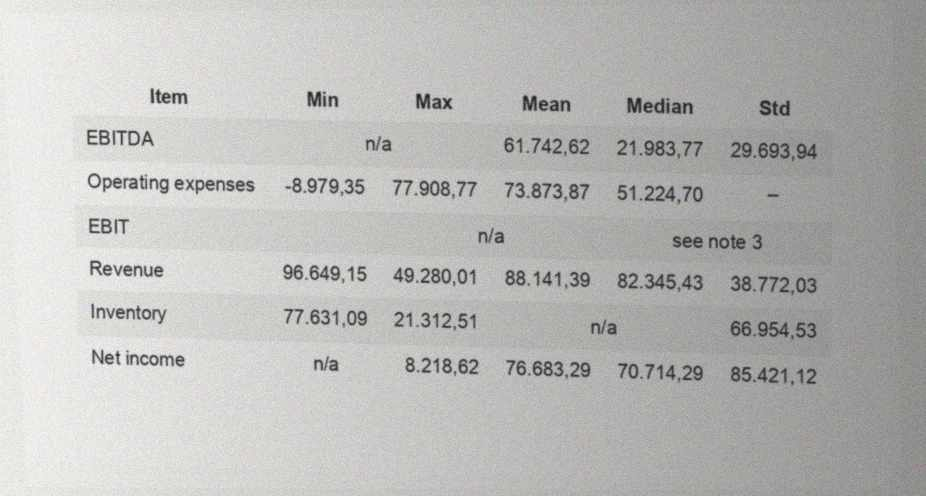
#> input picture challenge/collapsed_header_cases/val96_table_050.jpg, 926 x 496 px
$ python -i postprocess.py   (imports and definitions only)
#> lines starting #> are read from the running program, lines starting #| are printed output that depends on the picture
#> further down, picture is the input picture: PIL image 926x496 RGB; mean R, G, B 186.4, 186.8, 184.7
"""Principled post-processing passes for HTML table predictions.

All passes are general structural/format normalizations or pixel-geometry
cross-checks (no hardcoded dataset vocabulary).
"""
from __future__ import annotations

import html as htmllib
import re
from dataclasses import dataclass
from pathlib import Path

import numpy as np
from lxml import html as lxml_html
from PIL import Image, ImageFilter

_DASH_RE = re.compile(r"^[-–—―−]+$")
_PLACEHOLDER_RE = re.compile(r"^(?:[-–—―−]+|n/a|see note \d+)$", re.I)
_UNIT_RE = re.compile(r"^(.*?)\s*(%|€|kg|ms)$")
_STRICT_NUM_RE = re.compile(r"^\(?-?\d+(?:[., ]\d+)*\)?(?:\s*(?:%|€|kg|ms))?$")

_INT_SPACE_RE = re.compile(r"^\d{1,3}(?: \d{3})+$")
_INT_COMMA_RE = re.compile(r"^\d{1,3}(?:,\d{3})+$")
_DE_DEC_RE = re.compile(r"^(?:\d{1,3}(?:\.\d{3})+|\d{1,3}),\d{2}$")
_EN_DEC_RE = re.compile(r"^(?:\d{1,3}(?:,\d{3})+|\d{1,3})\.\d{2}$")
_BARE_INT_4_6_RE = re.compile(r"^\d{4,6}$")
_THREE_GROUP_DOT_COMMA_RE = re.compile(r"^\d{1,3}[.,]\d{3}$")
_THREE_GROUP_DOT_SPACE_RE = re.compile(r"^\d{1,3}[. ]\d{3}$")
_DE_MISSING_DOT_RE = re.compile(r"^\d{4,6},\d{2}$")
_EN_MISSING_COMMA_RE = re.compile(r"^\d{4,6}\.\d{2}$")


@dataclass
class Cell:
    r: int
    c: int
    rs: int
    cs: int
    text: str
    tag: str = "td"


def _span_val(v) -> int:
    m = re.match(r"\s*(\d+)", str(v if v is not None else ""))
    return min(max(int(m.group(1)), 1), 100) if m else 1


def _norm_text(t: str) -> str:
    return re.sub(r"\s+", " ", (t or "").replace("\u00a0", " ")).strip()


# [230 lines left out: functions parse_table, render_table, _header_rows, _is_strict_num, collapse_phantom_columns, normalize_dashes and 3 more, not called in this run]


def _deskew_ink(ink_img: Image.Image) -> np.ndarray:
    small = ink_img.resize((max(1, ink_img.width // 2), max(1, ink_img.height // 2)), Image.BILINEAR)
    best_ang, best_var = 0.0, -1.0
    for ang in np.linspace(-4.5, 4.5, 37):
        rot = np.asarray(small.rotate(ang, resample=Image.BILINEAR, fillcolor=0))
        proj = rot.sum(axis=1, dtype=np.float64)
        v = float(np.var(proj))
        if v > best_var:
            best_var = v
            best_ang = float(ang)
#> this loop made 37 passes
#> (v, best_var) on passes 1, 37: (76448231, 76448231), (77234970.3, 77234970.3)
#> v on passes 2 to 7: 73015562.2, 69761357.4, 66282286.6, 62864193.3, 59272959.1, 55643586
#> pass 1, in _deskew_ink, `rot = np.asarray(small.rotate(ang, resample=Image.BILINEAR, fillcolor=..`:
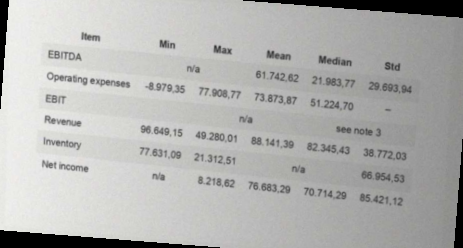
#> rot: shape (248, 463, 3); mean R, G, B 177.7, 178, 176.1
#> pass 3, in _deskew_ink, `rot = np.asarray(small.rotate(ang, resample=Image.BILINEAR, fillcolor=..`:
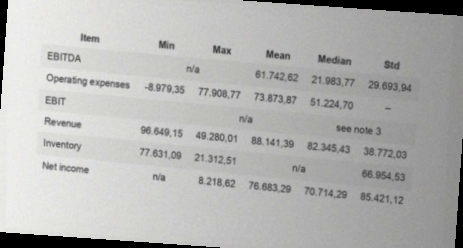
#> rot: shape (248, 463, 3); mean R, G, B 178.6, 178.9, 176.9
#> after the loop, best_ang = 4.5; best_var = 77234970.3
    return np.asarray(ink_img.rotate(best_ang, resample=Image.BILINEAR, fillcolor=0)) > 128
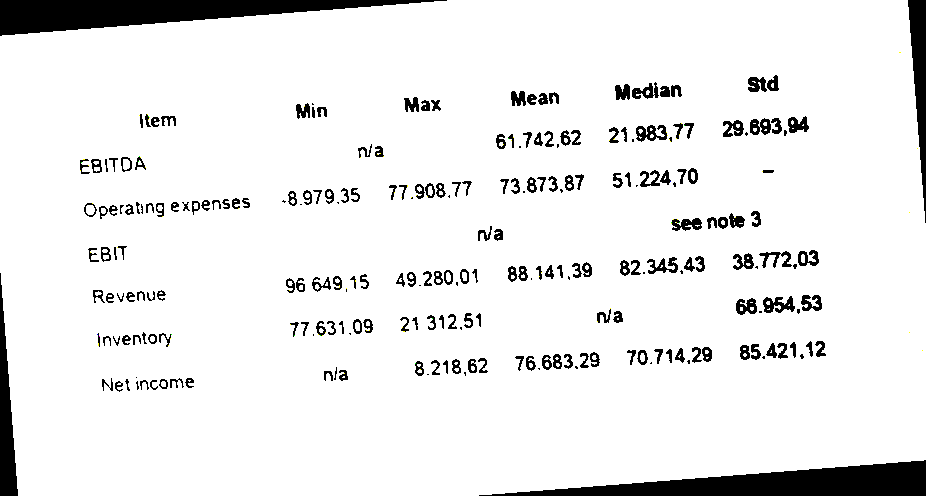
#> returned value: shape (496, 926, 3) bool; mean of channels 0, 1, 2 0.922, 0.922, 0.921; drawn as R, G, B


# [353 lines left out: functions extract_table_ink_grid, split_numeric_colspans, repair_header_corner_rowspan, merge_split_placeholders, postprocess_html, not called in this run]

>>> from PIL import Image
>>> picture = Image.open('../challenge/collapsed_header_cases/val96_table_050.jpg')
>>> result = _deskew_ink(picture)
